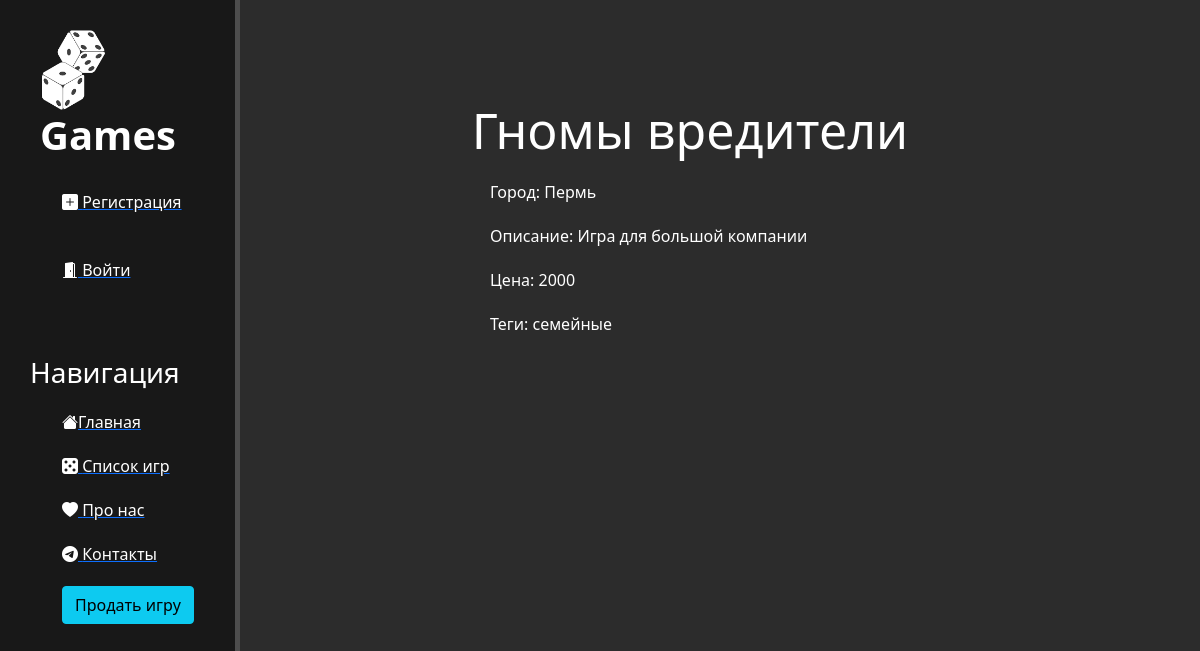
Page /news/4 on the committed database.
### news/models.py (models this page shows, shortened)
class Articles(models.Model):
    title = models.CharField('Название', max_length=50)
    city = models.CharField('Город', max_length=250)
    desc = models.TextField('Описание')
    tags = models.CharField('Теги', max_length=50)
    price = models.IntegerField('Цена')
    class Meta:
        verbose_name = 'Игра'
        verbose_name_plural = 'Игры'

### news/views.py (the view)
# urls.py: path('<int:pk>', views.NewsDetailView.as_view(), name='news-detail')
class NewsDetailView(DetailView):
    model = Articles
    template_name = 'news/details_view.html'
    context_object_name = 'article'

### news/templates/news/details_view.html (shortened to what this page needs)
{% extends 'main/layout.html' %}
{% block content %}
    <div class="features">
        <h1>{{ article.title }}</h1>
        <p>Город: {{ article.city }}</p>
        <p>Описание: {{ article.desc }}</p>
        <p>Цена: {{ article.price }}</p>
        <p>Теги: {{ article.tags }}</p>
    </div>
{% endblock %}

### main/static/main/css/main.css (style rules this page uses)
body { background: #2c2c2c; }
main .features { float: left; color: #fff; margin-top: 100px; text-align: center; width: 75%; }
main .features h1 { font-size: 50px; }
main .features p { max-width: 400px; margin: 20px auto; text-align: justify }

### rows in the picture
Articles: title "Гномы вредители", city "Пермь", desc "Игра для большой компании", price "2000", tags "семейные"
